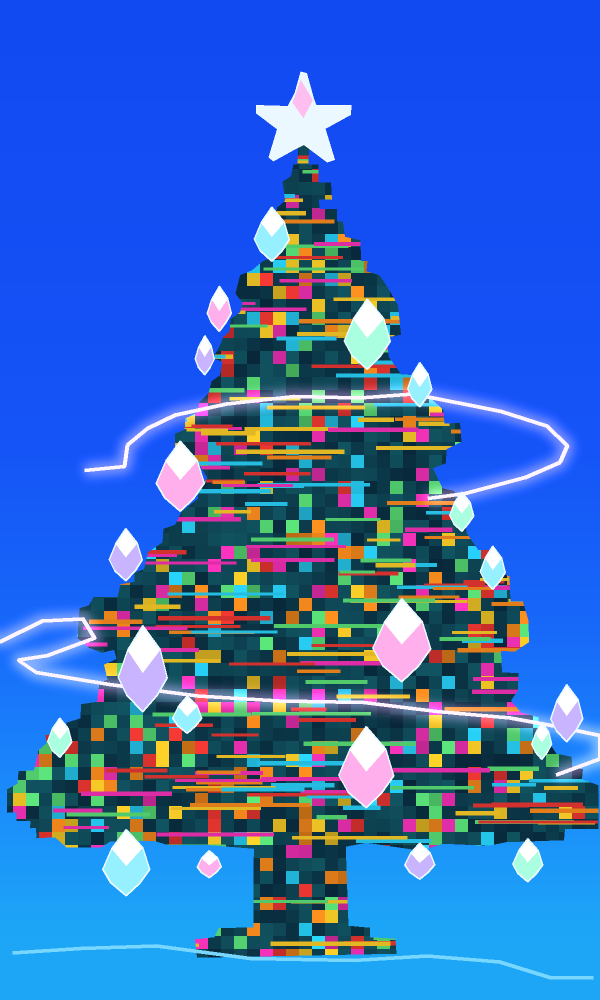
#> input picture assets/tree-source.png, 1200 x 2000 px (shown at 1/2 size); its folder holds only this picture in this run
$ python render.py assets/tree-source.png --output out.png
#> lines starting #> are read from the running program, lines starting #| are printed output that depends on the picture; after the words box and inside, x2 and y2 are one past the last pixel; in counts of white or black regions, pixels touching at a corner belong together
from __future__ import annotations

import argparse
import math
import subprocess
from pathlib import Path

import numpy as np
from PIL import Image, ImageDraw, ImageFilter, ImageFont

WIDTH, HEIGHT = 1080, 1920
CELL_WIDTH, CELL_HEIGHT = 6, 10
COLS, ROWS = WIDTH // CELL_WIDTH, HEIGHT // CELL_HEIGHT
FPS, DURATION = 30, 12
SCALE, LEFT, TOP = 0.798, 61, 305
SOURCE_HEIGHT = 2000
from pathlib import Path as _Path
ASSETS = _Path(__file__).resolve().parent / 'assets'
FONT = str(ASSETS / 'DejaVuSansMono.ttf')
FONT_BOLD = str(ASSETS / 'DejaVuSansMono-Bold.ttf')
DEFAULT_SOURCE = str(ASSETS / 'tree-source.png')


# [7 lines left out: function ffmpeg_exe, not called in this run]
ATLAS_CHARS = ' .:`-~+*ox/\\=<>0123456789ABCFHKLMNTVX[]%#@^&W'
CHAR = {character: i for i, character in enumerate(ATLAS_CHARS)}
Y, X = np.indices((ROWS, COLS), dtype=np.float32)
RNG = np.random.default_rng(214)

STAR_OUTLINE = [
    (601, 143), (613, 146), (627, 197), (632, 210), (702, 210),
    (701, 229), (650, 257), (669, 319), (654, 324), (607, 289),
    (584, 301), (546, 322), (537, 314), (554, 258), (512, 226),
    (512, 210), (575, 212), (589, 186),
]
CANOPY = [
    (587, 328), (636, 329), (636, 365), (661, 364), (663, 399),
    (637, 398), (638, 418), (673, 418), (673, 443), (685, 443),
    (689, 473), (720, 480), (721, 521), (734, 522), (732, 542),
    (758, 550), (776, 577), (795, 610), (801, 669), (774, 674),
    (776, 712), (801, 748), (830, 750), (859, 794), (886, 820),
    (888, 847), (919, 845), (922, 883), (892, 898), (891, 926),
    (865, 936), (884, 976), (906, 981), (927, 1004), (932, 1065),
    (955, 1099), (982, 1100), (998, 1145), (1018, 1152), (1020, 1202),
    (1045, 1203), (1056, 1241), (1057, 1284), (1028, 1303),
    (1001, 1301), (1003, 1344), (1036, 1346), (1035, 1380),
    (1021, 1401), (1041, 1425), (1076, 1434), (1079, 1477),
    (1098, 1486), (1112, 1507), (1142, 1513), (1144, 1535),
    (1165, 1538), (1163, 1558), (1196, 1570), (1196, 1657),
    (1129, 1658), (1127, 1680), (1011, 1684), (976, 1691),
    (884, 1687), (842, 1701), (732, 1685), (674, 1696), (557, 1687),
    (507, 1697), (408, 1689), (337, 1690), (307, 1681), (219, 1683),
    (202, 1694), (132, 1694), (110, 1674), (73, 1676), (72, 1655),
    (60, 1656), (61, 1642), (33, 1641), (33, 1624), (14, 1625),
    (14, 1578), (35, 1567), (37, 1542), (68, 1540), (77, 1500),
    (93, 1486), (91, 1470), (131, 1464), (133, 1445), (161, 1436),
    (162, 1408), (194, 1403), (199, 1364), (215, 1359), (208, 1329),
    (233, 1317), (228, 1299), (203, 1305), (176, 1294), (155, 1275),
    (159, 1216), (178, 1210), (187, 1194), (235, 1194), (241, 1168),
    (269, 1163), (269, 1145), (288, 1138), (296, 1104), (325, 1084),
    (327, 1057), (350, 1049), (364, 1022), (396, 997), (398, 970),
    (415, 956), (401, 932), (362, 920), (350, 905), (350, 867),
    (369, 859), (371, 836), (395, 825), (399, 804), (417, 786),
    (423, 762), (440, 750), (445, 723), (426, 716), (441, 688),
    (446, 674), (459, 663), (461, 638), (480, 624), (485, 605),
    (471, 587), (480, 550), (504, 540), (524, 523), (539, 516),
    (538, 471), (549, 451), (554, 415), (570, 401), (565, 363),
    (582, 352),
]
TRUNK = [
    (508, 1570), (687, 1590), (696, 1851), (739, 1855), (739, 1874),
    (790, 1877), (792, 1907), (394, 1915), (390, 1878), (429, 1874),
    (437, 1856), (507, 1854),
]
GEMS = [
    (543, 468, 35, 54), (438, 617, 24, 45), (409, 710, 19, 39),
    (734, 668, 46, 70), (839, 769, 24, 44), (360, 952, 48, 70),
    (251, 1109, 33, 52), (923, 1023, 24, 39), (985, 1135, 25, 43),
    (803, 1280, 58, 83), (285, 1337, 49, 86), (119, 1475, 24, 39),
    (374, 1429, 29, 37), (732, 1534, 55, 81), (1133, 1426, 32, 57),
    (1083, 1481, 20, 37), (252, 1725, 47, 66), (418, 1728, 24, 27),
    (839, 1722, 30, 36), (1055, 1720, 30, 43),
]
ORBIT_TOP = [
    (169, 940), (249, 932), (255, 889), (295, 856), (351, 829),
    (453, 807), (588, 792), (719, 795), (826, 787), (1002, 822),
    (1093, 851), (1134, 891), (1119, 925), (1050, 955),
    (930, 987), (855, 997),
]
ORBIT_LOW = [
    (0, 1283), (85, 1241), (165, 1237), (189, 1276), (95, 1311),
    (37, 1320), (72, 1344), (218, 1368), (395, 1391), (558, 1401),
    (727, 1404), (873, 1422), (1020, 1435), (1113, 1452),
    (1199, 1470), (1199, 1518), (1112, 1550),
]
GROUND_STREAK = [
    (25, 1905), (161, 1896), (312, 1891), (500, 1916), (706, 1920),
    (854, 1911), (999, 1923), (1099, 1954), (1186, 1955),
]


def smoothstep(t):
    t = np.clip(t, 0, 1)
    return t * t * (3 - 2 * t)


def make_atlas():
    font = ImageFont.truetype(FONT, 10)
    bank = []
    for character in ATLAS_CHARS:
        sample = Image.new('L', (CELL_WIDTH, CELL_HEIGHT))
        painter = ImageDraw.Draw(sample)
        painter.text((0, 8), character, font=font, anchor='ls', fill=255)
        bank.append(np.array(sample))
    return np.stack(bank)


def mask_from_shapes(size, polygons=(), lines=()):
    mask = Image.new('L', size)
    painter = ImageDraw.Draw(mask)
    for points in polygons:
        painter.polygon(points, fill=255)
    for points, width in lines:
        painter.line(points, fill=255, width=width, joint='curve')
    return mask


def to_grid(image, resample=Image.Resampling.BOX):
    image = image.resize(
        (round(1200 * SCALE), round(SOURCE_HEIGHT * SCALE)), Image.Resampling.BICUBIC,
    )
    canvas = Image.new(image.mode, (WIDTH, HEIGHT))
    canvas.paste(image, (LEFT, TOP))
    return np.asarray(canvas.resize((COLS, ROWS), resample))


def choose_glyphs(colors, seed, tree=False):
    rng = np.random.default_rng(seed)
    brightness = np.max(colors, axis=-1)
    density = np.clip(brightness.astype('float32') / 255, 0, 1)
    ramp = np.array([CHAR[c] for c in '.:-+*ox=0X%#@'])
    dist = density * (5.4 if tree else 8.1) + rng.uniform(0, 3.2, brightness.shape)
    result = ramp[np.clip(dist.astype(int), 0, len(ramp) - 1)]
    if tree:
        code = np.array([CHAR[c] for c in '0123456789ABCFHKLMNTVX[]'])
        code_idx = rng.integers(0, len(code), brightness.shape)
        result = np.where(rng.random(brightness.shape) > 0.48, code[code_idx], result)
        result = np.where(brightness < 53, ramp[1], result)
        horizontal = np.ceil(Y + np.sin(X * .06) * 2) % 11
        result = np.where((horizontal == 0) & (rng.random(brightness.shape) < 0.70),
                          CHAR['-'], result)
    return result.astype(np.uint8)


def tree_from_ref(path):
#> called with path = 'assets/tree-source.png'
    source = Image.open(path).convert('RGB').crop((0, 0, 1200, SOURCE_HEIGHT))
#> source is the input picture: PIL image 1200x2000 RGB; mean R, G, B 54.9, 106.2, 193.5
    coords = source.size
#> coords = (1200, 2000)
    tree_mask = mask_from_shapes(coords, [CANOPY, TRUNK], [([(606, 286), (605, 337)], 22)])
#> in mask_from_shapes, `mask = Image.new('L', size)`: mask: PIL image 1200x2000 L; every value is 0
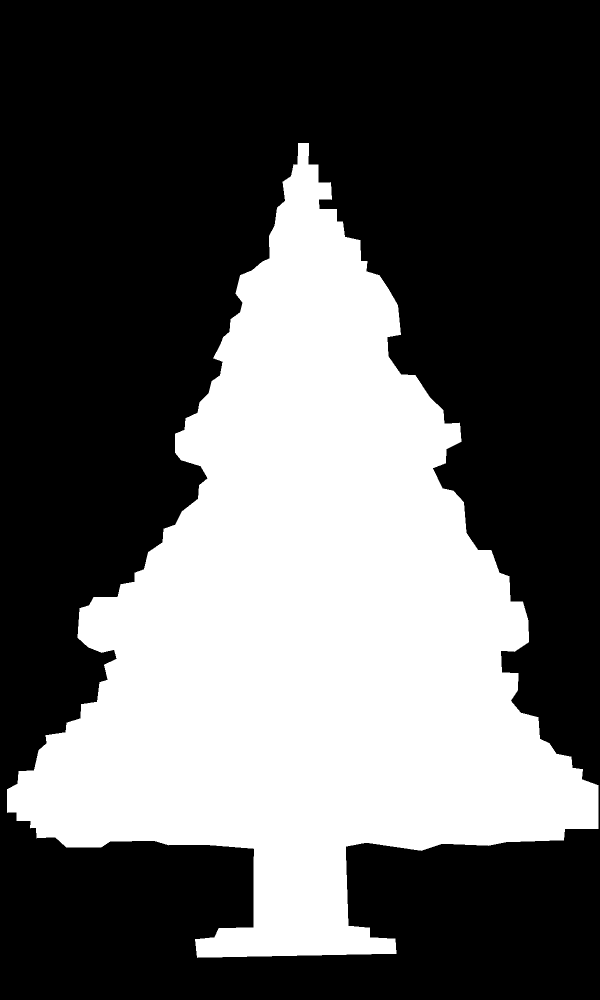
#> tree_mask: PIL image 1200x2000 L (shown at 1/2 size); 36.7% white; 1 white region, box (x1, y1, x2, y2) and area: (14, 286, 1197, 1916) 880495
    star_mask = mask_from_shapes(coords, [STAR_OUTLINE])
#> star_mask: PIL image 1200x2000 L; 0.65% white; 1 white region, box (x1, y1, x2, y2) and area: (512, 143, 703, 325) 15497
    gem_polygons = [
        [(cx, cy-ry), (cx+round(rx*.72), cy-round(ry*.44)), (cx+rx, cy+round(ry*.21)),
         (cx+round(rx*.58), cy+round(ry*.63)), (cx, cy+ry),
         (cx-round(rx*.64), cy+round(ry*.62)), (cx-rx, cy+round(ry*.20)),
         (cx-round(rx*.60), cy-round(ry*.42))]
        for cx, cy, rx, ry in GEMS
    ]
    gem_mask = mask_from_shapes(coords, gem_polygons)
#> gem_mask: PIL image 1200x2000 L; 3.9% white; 20 white regions, largest, box (x1, y1, x2, y2) and area: (745, 1197, 862, 1364) 11433, (677, 1453, 788, 1616) 10587, (236, 1251, 335, 1424) 9922
    orbit_mask = mask_from_shapes(coords, lines=[(ORBIT_TOP, 52), (ORBIT_LOW, 64)])
#> orbit_mask: PIL image 1200x2000 L; 7.1% white; 2 white regions, box (x1, y1, x2, y2) and area: (0, 1206, 1200, 1580) 101026, (166, 762, 1160, 1023) 69819
    floor_mask = mask_from_shapes(coords, lines=[(GROUND_STREAK, 71)])
#> floor_mask: PIL image 1200x2000 L; 3.4% white; 1 white region, box (x1, y1, x2, y2) and area: (23, 1856, 1187, 1991) 82072

    rgb = np.asarray(source).astype(np.float32)
    r, g, b = rgb.transpose(2, 0, 1)
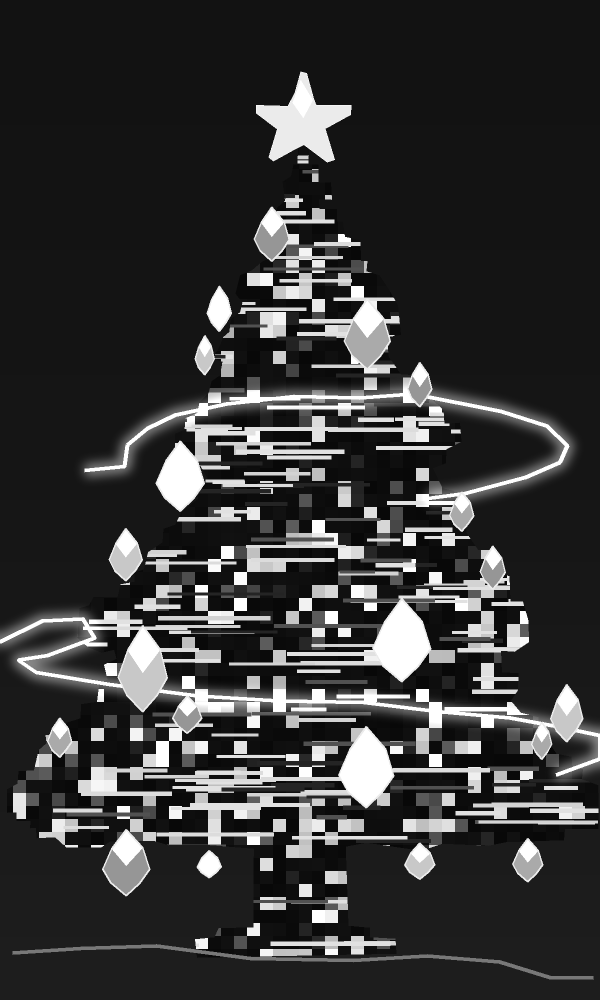
#> r: shape (2000, 1200) float32 (shown at 1/2 size); min 8, max 255, mean 54.9
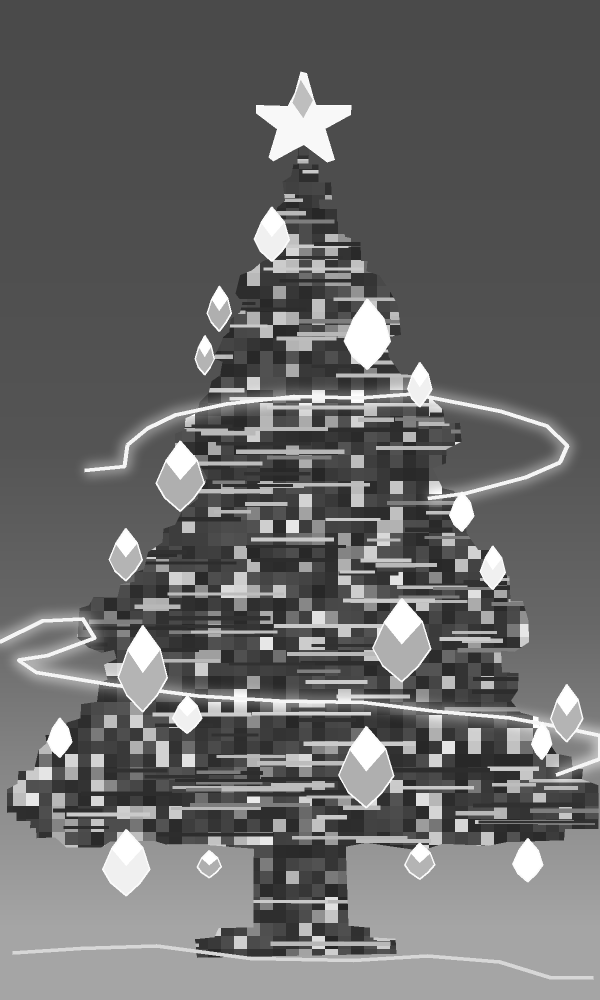
#> g: shape (2000, 1200) float32 (shown at 1/2 size); min 38, max 255, mean 106.2
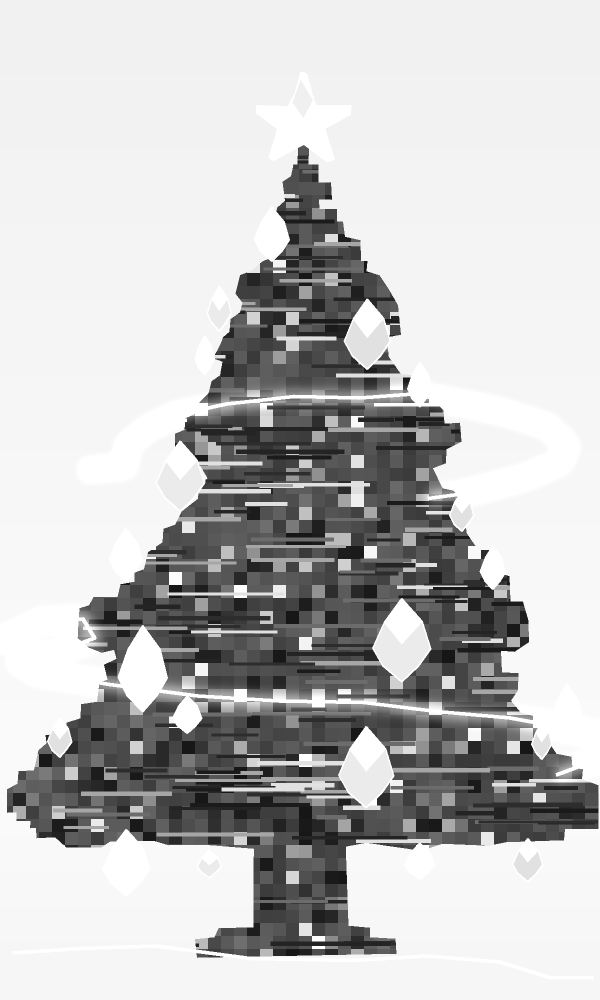
#> b: shape (2000, 1200) float32 (shown at 1/2 size); min 22, max 255, mean 193.5
    ref_y = np.arange(SOURCE_HEIGHT, dtype=np.float32)[:, None]
    # The reference's blue field gets lighter towards the floor.
    field_g = np.interp(ref_y, [0, 500, 900, 1250, 1550, 1850], [74, 79, 85, 104, 135, 165])
    field_b = np.interp(ref_y, [0, 750, 1200, 1600, 1950], [241, 246, 249, 251, 246])
    field_delta = np.maximum.reduce([r*.8, np.abs(g-field_g)*1.24, np.abs(b-field_b)*1.3])
    distinct = smoothstep((field_delta - 21) / 27)
    highlight = np.maximum(smoothstep((r - 106) / 48), smoothstep((g - field_g - 65) / 64))
    star, gems = np.asarray(star_mask)/255, np.asarray(gem_mask)/255
    canopy = np.asarray(tree_mask)/255
    canopy = canopy * np.where(b > 208, np.maximum(distinct, np.where(r > 35, .60, 0)), 1)
    ornaments = np.maximum(star, gems) * np.maximum(distinct, highlight)
#> ornaments: shape (2000, 1200) float64; values 0 (black) and 1 (white), 4.5% white; 21 white regions, largest, box (x1, y1, x2, y2) and area: (512, 143, 703, 325) 15497, (745, 1197, 862, 1364) 11433, (677, 1453, 788, 1616) 10587
    orbit = np.asarray(orbit_mask)/255 * highlight
    floor = np.asarray(floor_mask)/255 * distinct * np.maximum(
        smoothstep((r - 59)/115),
        .49*smoothstep((field_g - g - 14)/72),
    )
    mask = np.maximum.reduce([canopy, ornaments, orbit, floor * .68])
#> mask: shape (2000, 1200) float64
    coverage = to_grid(Image.fromarray(np.round(255*mask).astype(np.uint8))).astype(np.float32)/255
#> in to_grid, `canvas = Image.new(image.mode, (WIDTH, HEIGHT))`: canvas: PIL image 1080x1920 L; every value is 0
    safe_cov = np.maximum(coverage[..., None], .09)
    rgb = np.clip(to_grid(Image.fromarray(np.round(rgb * mask[..., None]).astype(np.uint8))) / safe_cov, 0, 255)
#> call 2 of to_grid, with resample = 4
#> in to_grid (call 2), `image = image.resize( (round(1200 * SCALE), round(SOURCE_HEIGHT * SCAL..`:
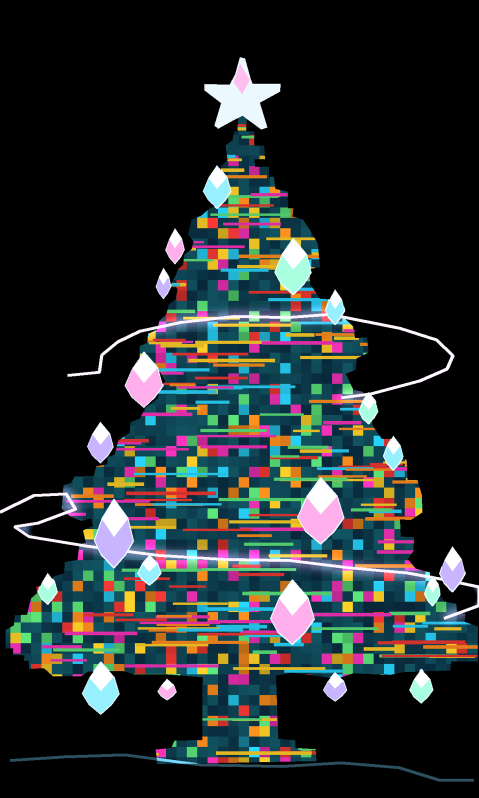
#> image: PIL image 958x1596 RGB (shown at 1/2 size); mean R, G, B 40, 45, 45.2
#> in to_grid (call 2), `canvas = Image.new(image.mode, (WIDTH, HEIGHT))`: canvas: PIL image 1080x1920 RGB; every value is 0
#> in to_grid (call 2), `canvas.paste(image, (LEFT, TOP))`:
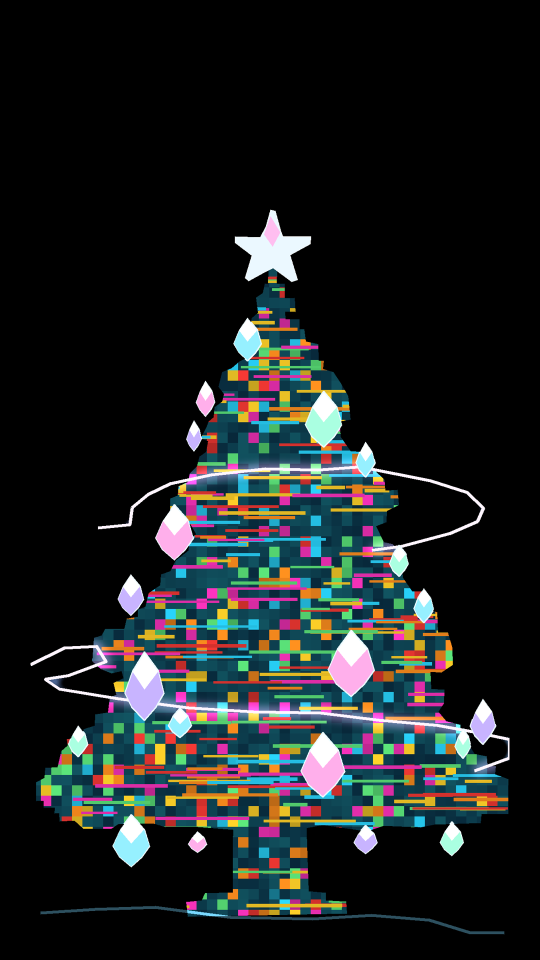
#> canvas: PIL image 1080x1920 RGB (shown at 1/2 size); mean R, G, B 29.5, 33.2, 33.3
#> rgb: shape (192, 180, 3) float32
    src_cells = rgb / 255
    colors = (255 * np.power(src_cells, .78)).clip(0, 255)
    brightness = np.max(src_cells, axis=2)
    colors += (1 - src_cells) * (8 + 9 * brightness[..., None])
    colors = colors.clip(0, 255)
    glyphs = choose_glyphs(colors, 158, tree=True)
#> in choose_glyphs, `brightness = np.max(colors, axis=-1)`:
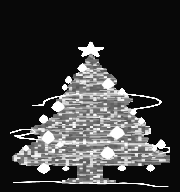
#> brightness: shape (192, 180) float32; min 8, max 255, mean 58.9
    effects = [to_grid(Image.fromarray(np.round(255*m).astype(np.uint8))).astype(np.float32)/255
               for m in (star*highlight, gems*highlight, orbit)]
#> effects = 3 items
    return colors, coverage, glyphs, *effects


def build_background(tree):
    y, x = np.indices((HEIGHT, WIDTH), dtype=np.float32)
    xc = (x - WIDTH * .5) / (WIDTH * .5)
    yc = y / HEIGHT
    aperture = np.exp(-2.4 * xc**2)
    sky_glow = aperture * np.exp(-((yc - .53) / .43)**2)
    ground = np.exp(-((yc - .905) / .075)**2) * aperture
    air = np.exp(-((xc - .42) / 0.65)**2 - ((yc - .14) / .11)**2)
    faint_cloud = np.sin(x*.006 + y*.011) * np.sin(x*.009 - y*.016)
    scan = np.where((y.astype(np.int16) % CELL_HEIGHT) == 0, -.85, .1)
    back = np.stack([
        2 + 3*sky_glow + 6*ground + 2*air + .65*faint_cloud + scan,
        5 + 14*sky_glow + 20*ground + 5*air + 1.2*faint_cloud + scan,
        17 + 48*sky_glow + 58*ground + 15*air + 1.9*faint_cloud + scan,
    ], axis=2)
    canvas = Image.fromarray(back.clip(0, 255).astype(np.uint8))
    light = np.clip(np.max(tree[0], axis=2) / 255, 0, 1)
    color = tree[0] * (tree[1] * light**2 * .31)[..., None]
    color[:int((TOP+130*SCALE)/CELL_HEIGHT), :, :] = 0
    halo = Image.fromarray(color.astype(np.uint8)).resize((WIDTH, HEIGHT), Image.Resampling.BILINEAR)
    halo = halo.filter(ImageFilter.GaussianBlur(26))
    return np.asarray(canvas), np.asarray(halo)


# [86 lines left out: functions draw_floor, draw_snow, composite_cells, stamp_sleigh, twinkle_glints, not called in this run]


def prepare():
    global floor_noise, snow_x, snow_y, snow_phase, snow_drift, snow_speed, snow_wink
    global snow_strength, snow_colors, snow_chars, glint_points
    floor_noise = RNG.random((ROWS, COLS))
    n = 480
    snow_x, snow_y = RNG.uniform(0, COLS, n), RNG.uniform(0, ROWS, n)
    snow_phase, snow_drift = RNG.uniform(0, math.tau, n), RNG.uniform(.3, 4, n)
    snow_speed, snow_wink = RNG.uniform(1.4, 8.6, n), RNG.uniform(.6, 1.8, n)
    snow_strength = RNG.uniform(.22, .64, n)
    bright = RNG.random(n) < .08
    snow_strength[bright] += .16
    snow_colors = np.repeat([[117, 178, 248]], n, axis=0)
    snow_colors[bright] = (162, 226, 255)
    snow_chars = RNG.choice([CHAR['.'], CHAR['`'], CHAR[':'], CHAR['+']], n, p=[.51, .24, .19, .06])
    glint_points = [(606, 228, .7), (727, 657, 1.1), (798, 1275, 2.1),
                    (352, 940, 5.0), (731, 1530, .8), (274, 1334, 3.2),
                    (555, 458, 4.5), (840, 770, 6.0), (1129, 1430, .4)]


# [40 lines left out: function render_frame, not called in this run]


def main():
    cli = argparse.ArgumentParser()
    cli.add_argument('source')
    cli.add_argument('--snapshot', type=float)
    cli.add_argument('--output', required=True)
    cli.add_argument('--no-sleigh', action='store_true')
    cli.add_argument('--quick', action='store_true')
    args = cli.parse_args()
    prepare()
    tree = tree_from_ref(args.source)
#> tree = 6 items
    background = build_background(tree)
    atlas = make_atlas()
    if args.snapshot is not None:
        frame = render_frame(args.snapshot, tree, background, atlas, not args.no_sleigh)
        Image.fromarray(frame).save(args.output)
        return

    ffmpeg = [
        'ffmpeg', '-y', '-loglevel', 'error', '-f', 'rawvideo', '-pixel_format', 'rgb24',
        '-video_size', f'{WIDTH}x{HEIGHT}', '-framerate', str(FPS), '-i', '-',
        '-an', '-c:v', 'libx264', '-pix_fmt', 'yuv420p', '-movflags', '+faststart',
        '-preset', 'ultrafast' if args.quick else 'fast', '-crf', '27' if args.quick else '16',
        str(Path(args.output)),
    ]
#> (the run stopped early here; a loop or call above may not have finished)
